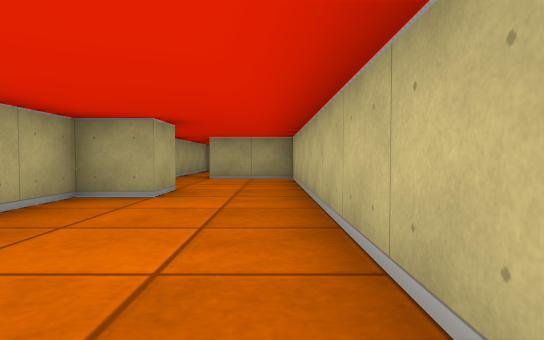
view 1 (above)

16 first-person views from a walk through a cub3D level. The camera is about half as high as the walls, tilts 2° down and sees 75° across. The floor is counted in squares. Each view is taken from the middle of a square. On the plan, view 1 faces up. The plan holds only what a view shows up to about 9 squares ahead; the rest is blank.

view 2
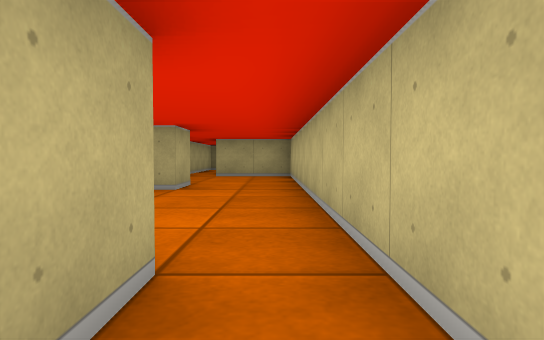

view 3
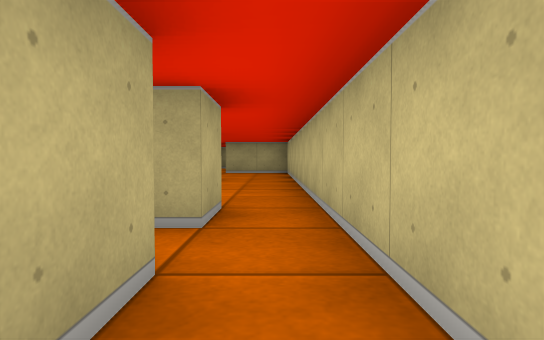

view 4
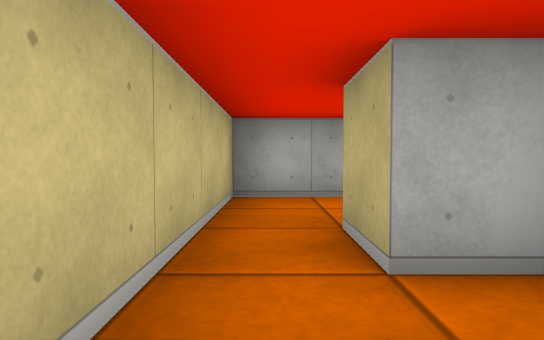

view 5
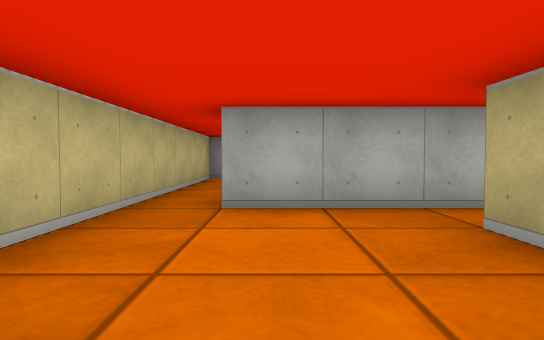

view 6
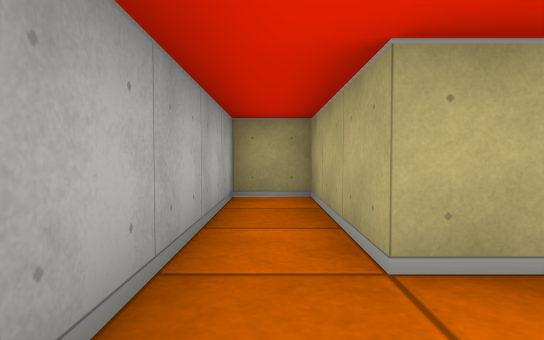

view 7
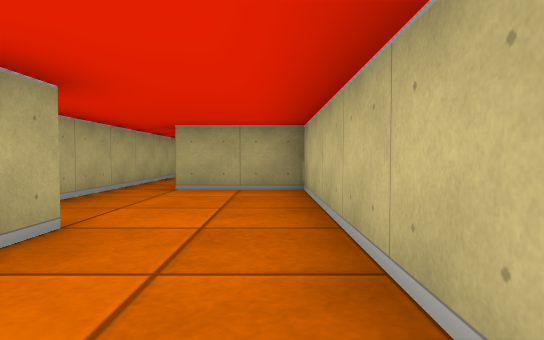

view 8
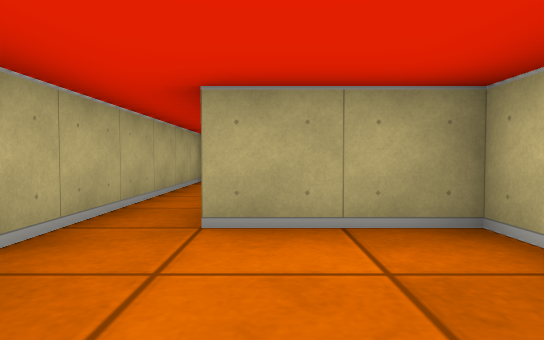

view 9
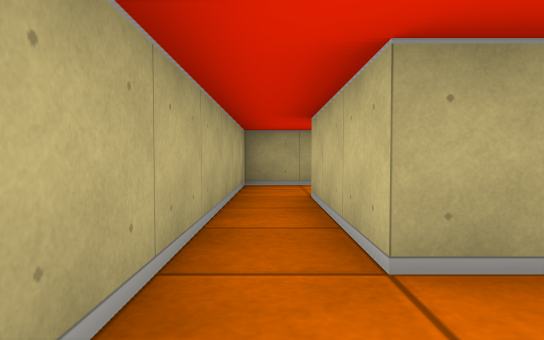

view 10
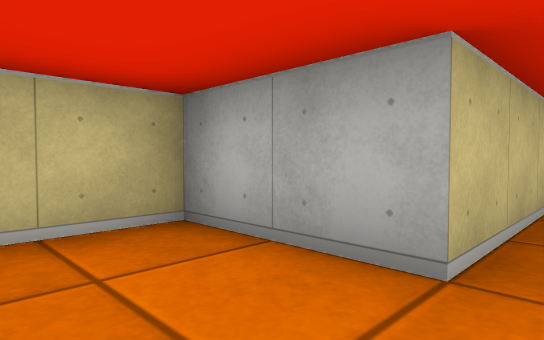

view 11
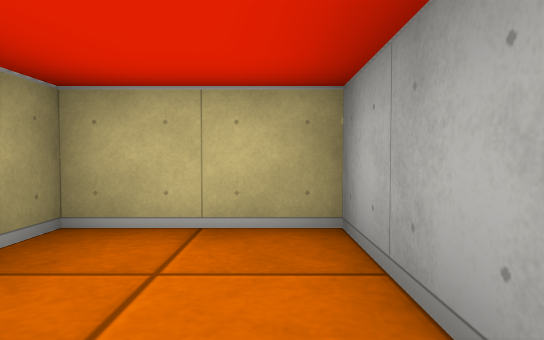

view 12
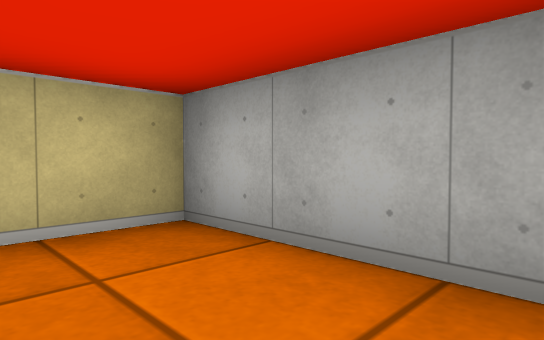

view 13
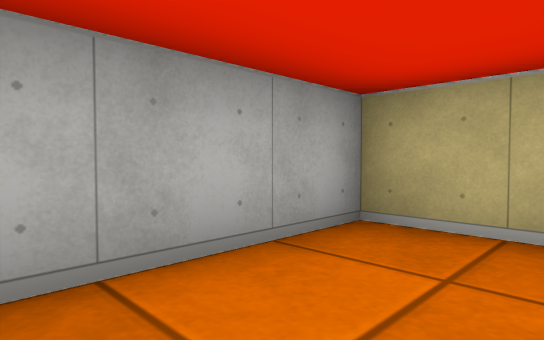

view 14
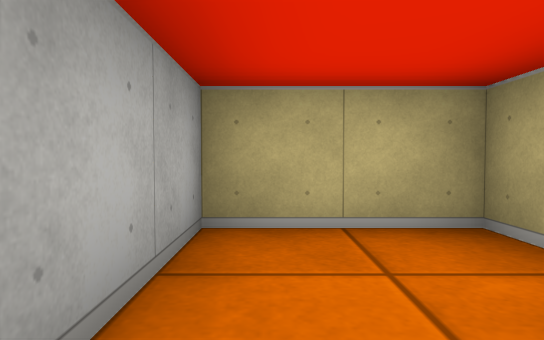

view 15
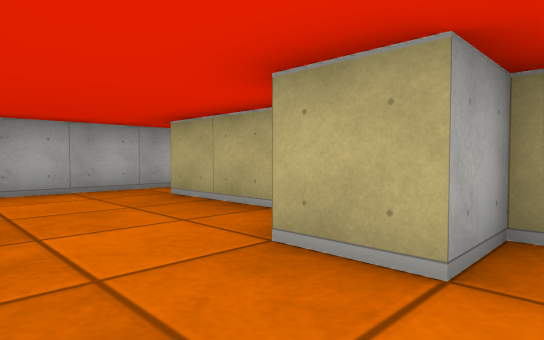

view 16
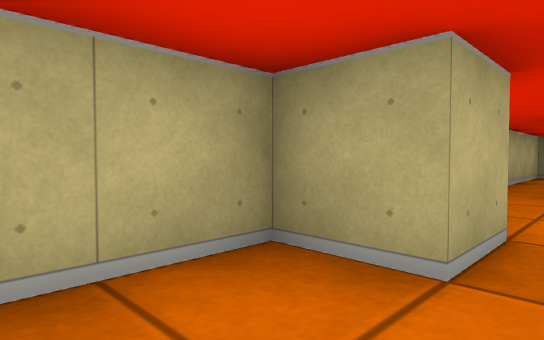

### Floor plan
Points are (right, up) in squares from view 1. A wall is a line through its corners. A room is listed if a view was taken in it or the views show most of it. See-through windows are left out.
Room 1 (views 1, 4, 5, 6, 7, 8, 9, 15, 16)
walls: (-2.5, 8.5) (-2.5, 5.5) (-1.5, 5.5) (-1.5, 4.5) (-2.5, 4.5) (-2.5, 1.5) (-5.5, 1.5) (-5.5, 0.5) (-0.5, 0.5) (-0.5, -0.5); (0.5, -0.5) (0.5, 8.5) (-1.5, 8.5)
ways out: opening at (0, -1) to room 2; opening at (-2, 9) to room 3
Room 2 (views 2, 3, 12, 13, 14)
walls: (-1.9, -2.5) (-2.5, -2.5) (-2.5, -4.5) (0.5, -4.5) (0.5, -0.5); (-1.2, -1.5) (-0.5, -1.5) (-0.5, -2.5); (-0.5, -0.5) (-0.9, -0.5)
ways out: opening at (0, -1) to room 1
Room 3 (views 10, 11)
walls: (-1.5, 8.5) (-1.5, 11.5) (0.5, 11.5) (0.5, 13.5) (-2.5, 13.5) (-2.5, 8.5)
ways out: opening at (-2, 9) to room 1

Where each view was taken, in squares from view 1:
view 1: 0 up, 0 right, facing up
view 2: 1 down, 0 right, facing up
view 3: 3 down, 0 right, facing up
view 4: 0 up, 0 right, facing down
view 5: 4 up, 1 left, facing down
view 6: 1 up, 1 left, facing left
view 7: 3 up, 0 right, facing up
view 8: 6 up, 1 left, facing up
view 9: 7 up, 2 left, facing up
view 10: 13 up, 2 left, facing down-right
view 11: 12 up, 2 left, facing right
view 12: 3 down, 2 left, facing down-right
view 13: 3 down, 0 right, facing down-left
view 14: 4 down, 0 right, facing left
view 15: 6 up, 0 right, facing down-left
view 16: 3 up, 1 left, facing up-left
